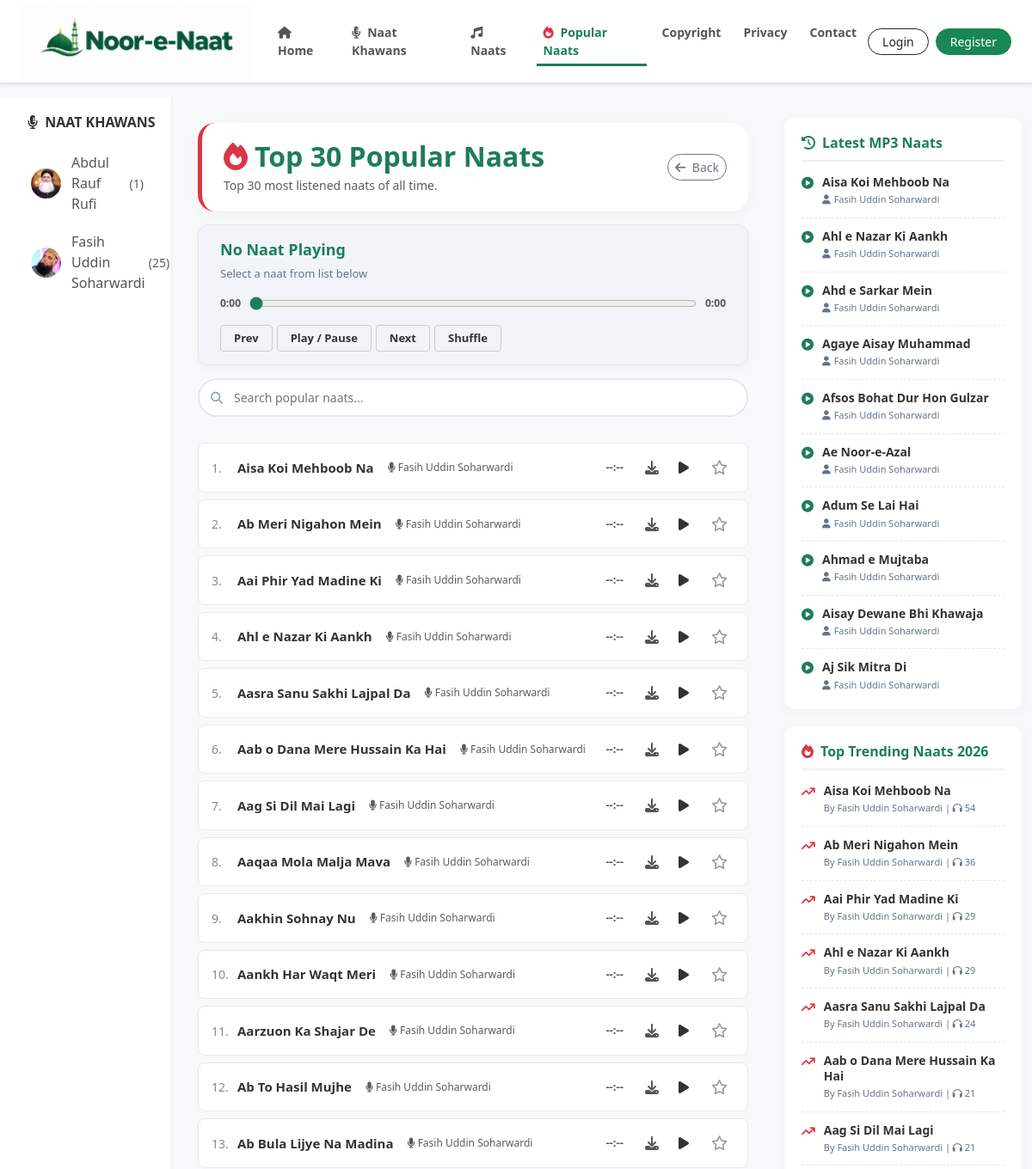
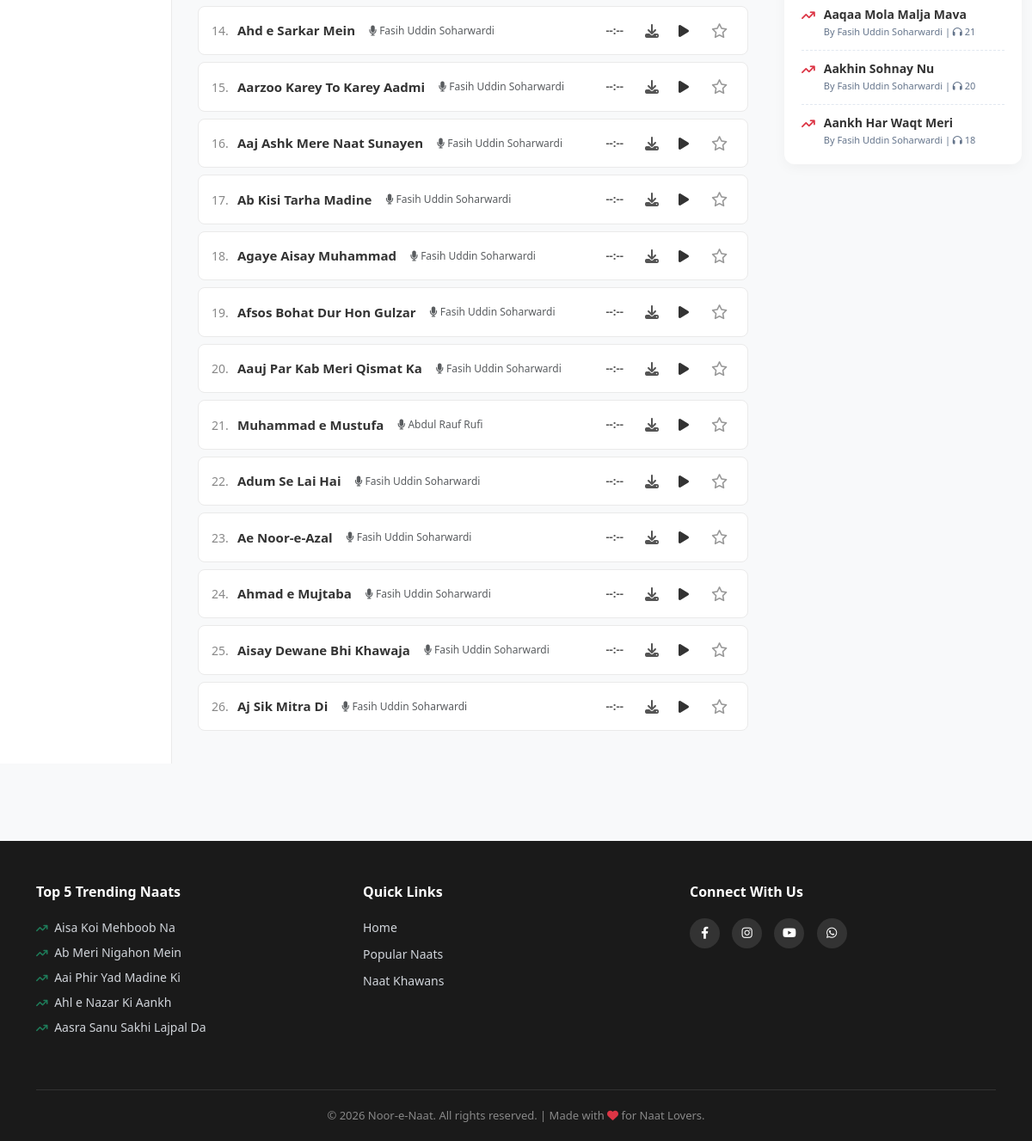
Page /popular/ on the committed database (2 pictures, top to bottom).
### naat_app/models.py (models this page shows, shortened)
class NaatKhawan(models.Model):
    name = models.CharField(max_length=200)
    image = models.ImageField(upload_to='naat_khawan/', blank=True, null=True)

class Naat(models.Model):
    title = models.CharField(max_length=200)
    naat_khawan = models.ForeignKey(NaatKhawan, on_delete=models.CASCADE, related_name='naats')
    audio_file = models.FileField(upload_to='naats/')
    uploaded_at = models.DateTimeField(auto_now_add=True)
    is_live = models.BooleanField(default=True)
    is_popular = models.BooleanField(default=False)
    views = models.IntegerField(default=0, help_text="Kitni dafa suni gayi")

### naat_app/views.py (the view)
# urls.py: path('popular/', views.popular_naats, name='popular_naats'),
def popular_naats(request):
    khawans = NaatKhawan.objects.annotate(
        naat_count=Count('naats', filter=Q(naats__is_live=True))
    ).order_by('id')
    naats = Naat.objects.filter(is_live=True).order_by('-views')[:30]
    favorite_ids = []
    if request.user.is_authenticated:
        favorite_ids = list(Favorite.objects.filter(user=request.user).values_list('naat_id', flat=True))
    latest_naats = Naat.objects.filter(is_live=True).order_by('-uploaded_at')[:10]
    trending_naats = Naat.objects.filter(is_live=True).order_by('-views')[:10]
    context = {
        'naats': naats, 'khawans': khawans, 'latest_naats': latest_naats,
        'trending_naats': trending_naats, 'page_title': "Top 30 Popular Naats",
        'page_subtitle': "Top 30 most listened naats of all time.",
        'favorite_ids': favorite_ids,
    }
    return render(request, 'popular.html', context)

### naat_app/templates/popular.html (shortened to what this page needs)
{% extends 'base.html' %}
{% block content %}
<div class="container-fluid mt-3">
    <div class="row">
        <div class="col-md-3 col-lg-2 sidebar d-none d-md-block">
            <h5><i class="fa-solid fa-microphone-lines me-1"></i> Naat Khawans</h5>
            {% for khawan in khawans %}
                <a href="{% url 'khawan_profile' khawan.id %}" class="khawan-link">
                    {% if khawan.image %}<img src="{{ khawan.image.url }}" class="artist-img-sidebar" alt="{{ khawan.name }}">{% else %}<div class="artist-placeholder-sidebar"><i class="fa-solid fa-user"></i></div>{% endif %}
                    {{ khawan.name }} <span class="ms-1 text-muted small">({{ khawan.naat_count }})</span>
                </a>
            {% endfor %}
        </div>
        <div class="col-12 col-md-6 col-lg-7 main-content">
            <div class="sticky-wrapper">
                <div class="page-header d-flex justify-content-between align-items-center">
                    <div>
                        <h2 class="fw-bold mb-1" style="color: #1e7d5a;"><i class="fa-solid fa-fire text-danger me-2"></i>Top 30 Popular Naats</h2>
                        <p class="text-muted mb-0" style="font-size: 14px;">Top 30 most listened naats of all time.</p>
                    </div>
                    <a href="/" class="btn btn-outline-secondary btn-sm rounded-pill"><i class="fa-solid fa-arrow-left me-1"></i> Back</a>
                </div>
                <div class="top-player">
                    <div class="d-flex justify-content-between align-items-start">
                        <div>
                            <div class="tp-title" id="tp-title">No Naat Playing</div>
                            <div class="tp-artist" id="tp-artist">Select a naat from list below</div>
                        </div>
                    </div>
                    <div class="custom-audio-wrapper mb-3">
                        <span class="audio-time" id="tp-current">0:00</span>
                        <input type="range" id="tp-progress" class="audio-progress" value="0" min="0" max="100" step="0.1">
                        <span class="audio-time" id="tp-duration">0:00</span>
                    </div>
                    <div class="tp-controls d-flex">
                        <button type="button" onclick="tpPrev()">Prev</button>
                        <button type="button" onclick="tpToggle()" id="tp-play-btn">Play / Pause</button>
                        <button type="button" onclick="tpNext()">Next</button>
                        <button type="button" onclick="tpShuffle()" id="tp-shuffle-btn">Shuffle</button>
                    </div>
                </div>
                <div class="search-container">
                    <i class="fa-solid fa-magnifying-glass"></i>
                    <input type="text" id="searchInput" placeholder="Search popular naats..." autocomplete="off">
                </div>
            </div>
            <div class="naat-list-container" id="naatsContainer">
                {% for naat in naats %}
                <div class="naat-list-item"
                     id="naat-card-{{ naat.id }}"
                     data-id="{{ naat.id }}"
                     data-title="{{ naat.title }}"
                     data-artist="{{ naat.naat_khawan.name }}"
                     data-url="{% url 'stream_naat' naat.id %}"
                     onclick="tpPlay({{ naat.id }})">
                    <div class="naat-index">{{ forloop.counter }}.</div>
                    <div class="flex-grow-1 d-flex align-items-center">
                        <p class="naat-title text-truncate mb-0">{{ naat.title }}</p>
                        <span class="text-muted ms-3" style="font-size: 12px;"><i class="fa-solid fa-microphone"></i> {{ naat.naat_khawan.name }}</span>
                    </div>
                    <div class="naat-duration" id="dur-{{ naat.id }}">--:--</div>
                    <div class="d-flex align-items-center gap-2">
                        <a href="{% url 'download_naat' naat.id %}" class="download-icon" onclick="event.stopPropagation();" title="Download">
                            <i class="fa-solid fa-download"></i>
                        </a>
                        <button type="button" class="btn-play-list" onclick="event.stopPropagation(); tpPlay({{ naat.id }});">
                            <i class="fa-solid fa-play"></i>
                        </button>
                        <button type="button" class="fav-btn {% if naat.id in favorite_ids %}active{% endif %}" id="fav-{{ naat.id }}" onclick="event.stopPropagation(); tpToggleFav({{ naat.id }});" title="Add to Favorites">
                            <i class="{% if naat.id in favorite_ids %}fa-solid{% else %}fa-regular{% endif %} fa-star"></i>
                        </button>
                    </div>
                </div>
                {% endfor %}
            </div>
        </div>
        <div class="col-md-3 col-lg-3 d-none d-md-block mt-4">
            <div class="right-widget">
                <h5><i class="fa-solid fa-clock-rotate-left me-2"></i>Latest MP3 Naats</h5>
                {% for l_naat in latest_naats %}
                <div class="widget-item">
                    <i class="fa-solid fa-circle-play widget-icon"></i>
                    <div class="widget-text">
                        <a href="{% url 'naat_detail' l_naat.id %}">{{ l_naat.title }}</a>
                        <small><i class="fa-solid fa-user me-1"></i>{{ l_naat.naat_khawan.name }}</small>
                    </div>
                </div>
                {% endfor %}
            </div>
            <div class="right-widget">
                <h5><i class="fa-solid fa-fire text-danger me-2"></i>Top Trending Naats 2026</h5>
                {% for t_naat in trending_naats %}
                <div class="widget-item">
                    <i class="fa-solid fa-arrow-trend-up text-danger widget-icon"></i>
                    <div class="widget-text">
                        <a href="{% url 'naat_detail' t_naat.id %}">{{ t_naat.title }}</a>
                        <small>By {{ t_naat.naat_khawan.name }} | <i class="fa-solid fa-headphones"></i> {{ t_naat.views }}</small>
                    </div>
                </div>
                {% endfor %}
            </div>
        </div>
    </div>
</div>
{% endblock %}

### naat_app/templates/base.html (shortened to what this page needs)
{% load static %}
<!DOCTYPE html>
<html lang="en">
<head>
    <link href="https://cdn.jsdelivr.net/npm/bootstrap@5.3.0/dist/css/bootstrap.min.css" rel="stylesheet">
    <link rel="stylesheet" href="https://cdnjs.cloudflare.com/ajax/libs/font-awesome/6.4.0/css/all.min.css">
</head>
<body>
    <nav class="navbar navbar-expand-lg sticky-top shadow-sm">
        <div class="container-fluid px-4">
            <a class="navbar-brand d-flex align-items-center" href="/">
                <img src="{% static 'images/logo.png' %}" alt="Noor-e-Naat Logo">
            </a>
            <div class="collapse navbar-collapse" id="navbarNav">
                <ul class="navbar-nav mx-auto">
                    <li class="nav-item">
                        <a class="nav-link {% if request.resolver_match.url_name == 'home' %}active{% endif %}" href="{% url 'home' %}"><i class="fa-solid fa-house me-1"></i> Home</a>
                    </li>
                    <li class="nav-item">
                        <a class="nav-link " href="{% url 'all_naat_khawans' %}"><i class="fa-solid fa-microphone-lines me-1"></i> Naat Khawans</a>
                    </li>
                    <li class="nav-item">
                        <a class="nav-link {% if request.resolver_match.url_name == 'all_naats' %}active{% endif %}" href="{% url 'all_naats' %}"><i class="fa-solid fa-music me-1"></i> Naats</a>
                    </li>
                    <li class="nav-item">
                        <a class="nav-link {% if request.resolver_match.url_name == 'popular_naats' %}active{% endif %}" href="{% url 'popular_naats' %}"><i class="fa-solid fa-fire text-danger me-1"></i> Popular Naats</a>
                    </li>
                    <li class="nav-item"><a class="nav-link {% if request.resolver_match.url_name == 'copyright_page' %}active{% endif %}" href="{% url 'copyright_page' %}">Copyright</a></li>
                    <li class="nav-item"><a class="nav-link {% if request.resolver_match.url_name == 'privacy_page' %}active{% endif %}" href="{% url 'privacy_page' %}">Privacy</a></li>
                    <li class="nav-item"><a class="nav-link {% if request.resolver_match.url_name == 'contact_page' %}active{% endif %}" href="{% url 'contact_page' %}">Contact</a></li>
                </ul>
                <div class="d-flex align-items-center gap-2 mt-3 mt-lg-0">
                    {% if user.is_authenticated %}
                        <div class="dropdown">
                            <button class="btn btn-outline-success btn-sm rounded-pill px-3 dropdown-toggle w-100" type="button" data-bs-toggle="dropdown">
                                <i class="fa-solid fa-user-circle me-1"></i> {{ user.username }}
                            </button>
                            <ul class="dropdown-menu dropdown-menu-end shadow border-0">
                                <li><a class="dropdown-item" href="{% url 'change_password' %}"><i class="fa-solid fa-key me-2 text-muted"></i>Change Password</a></li>
                                <li><hr class="dropdown-divider"></li>
                                <li><a class="dropdown-item text-danger" href="{% url 'logout' %}"><i class="fa-solid fa-right-from-bracket me-2"></i>Logout</a></li>
                            </ul>
                        </div>
                    {% else %}
                        <a href="{% url 'login' %}" class="btn btn-outline-dark btn-sm rounded-pill px-3 w-100">Login</a>
                        <a href="{% url 'register' %}" class="btn btn-success btn-sm rounded-pill px-3 w-100">Register</a>
                    {% endif %}
                </div>
            </div>
        </div>
    </nav>
    <div class="content-wrapper">
        {% block content %}{% endblock %}
    </div>
    <footer class="footer">
        <div class="container">
            <div class="row">
                <div class="col-md-4 mb-4 text-center text-md-start">
                    <h5>Top 5 Trending Naats</h5>
                    {% for t_naat in trending_naats|slice:":5" %}
                        <a href="{% url 'naat_detail' t_naat.id %}?autoplay=1" class="text-truncate d-block" style="max-width: 250px; margin-bottom: 8px; color: #d1d5db;">
                            <i class="fa-solid fa-arrow-trend-up me-1" style="font-size: 12px; color: #1e7d5a;"></i>
                            {{ t_naat.title }}
                        </a>
                    {% empty %}
                        <p class="small text-muted">No trending naats available.</p>
                    {% endfor %}
                </div>
                <div class="col-md-4 mb-4 text-center text-md-start">
                    <h5>Quick Links</h5>
                    <a href="{% url 'home' %}">Home</a>
                    <a href="{% url 'popular_naats' %}">Popular Naats</a>
                    <a href="{% url 'all_naat_khawans' %}">Naat Khawans</a>
                </div>
                <div class="col-md-4 mb-4 text-center text-md-start">
                    <h5>Connect With Us</h5>
                    <div class="social-icons mt-2">
                        <a href="#"><i class="fa-brands fa-facebook-f"></i></a>
                        <a href="#"><i class="fa-brands fa-instagram"></i></a>
                        <a href="#"><i class="fa-brands fa-youtube"></i></a>
                        <a href="#"><i class="fa-brands fa-whatsapp"></i></a>
                    </div>
                </div>
            </div>
            <div class="footer-bottom">
                &copy; 2026 Noor-e-Naat. All rights reserved. | Made with <i class="fa-solid fa-heart text-danger"></i> for Naat Lovers.
            </div>
        </div>
    </footer>
</body>
</html>

### rows in the picture
NaatKhawan: image (picture), name "Abdul Rauf Rufi", naat_count "1"
NaatKhawan: image (picture), name "Fasih Uddin Soharwardi", naat_count "25"
Naat: title "Aisa Koi Mehboob Na", naat_khawan.name "Fasih Uddin Soharwardi", views "54"
Naat: title "Ab Meri Nigahon Mein", naat_khawan.name "Fasih Uddin Soharwardi", views "36"
Naat: title "Aai Phir Yad Madine Ki", naat_khawan.name "Fasih Uddin Soharwardi", views "29"
Naat: title "Ahl e Nazar Ki Aankh", naat_khawan.name "Fasih Uddin Soharwardi", views "29"
Naat: title "Aasra Sanu Sakhi Lajpal Da", naat_khawan.name "Fasih Uddin Soharwardi", views "24"
Naat: title "Aab o Dana Mere Hussain Ka Hai", naat_khawan.name "Fasih Uddin Soharwardi", views "21"
Naat: title "Aag Si Dil Mai Lagi", naat_khawan.name "Fasih Uddin Soharwardi", views "21"
Naat: title "Aaqaa Mola Malja Mava", naat_khawan.name "Fasih Uddin Soharwardi", views "21"
Naat: title "Aakhin Sohnay Nu", naat_khawan.name "Fasih Uddin Soharwardi", views "20"
Naat: title "Aankh Har Waqt Meri", naat_khawan.name "Fasih Uddin Soharwardi", views "18"
Naat: title "Aarzuon Ka Shajar De", naat_khawan.name "Fasih Uddin Soharwardi"
Naat: title "Ab To Hasil Mujhe", naat_khawan.name "Fasih Uddin Soharwardi"
Naat: title "Ab Bula Lijye Na Madina", naat_khawan.name "Fasih Uddin Soharwardi"
Naat: title "Ahd e Sarkar Mein", naat_khawan.name "Fasih Uddin Soharwardi"
Naat: title "Aarzoo Karey To Karey Aadmi", naat_khawan.name "Fasih Uddin Soharwardi"
Naat: title "Aaj Ashk Mere Naat Sunayen", naat_khawan.name "Fasih Uddin Soharwardi"
Naat: title "Ab Kisi Tarha Madine", naat_khawan.name "Fasih Uddin Soharwardi"
Naat: title "Agaye Aisay Muhammad", naat_khawan.name "Fasih Uddin Soharwardi"
Naat: title "Afsos Bohat Dur Hon Gulzar", naat_khawan.name "Fasih Uddin Soharwardi"
Naat: title "Aauj Par Kab Meri Qismat Ka", naat_khawan.name "Fasih Uddin Soharwardi"
Naat: title "Muhammad e Mustufa", naat_khawan.name "Abdul Rauf Rufi"
Naat: title "Adum Se Lai Hai", naat_khawan.name "Fasih Uddin Soharwardi"
Naat: title "Ae Noor-e-Azal", naat_khawan.name "Fasih Uddin Soharwardi"
Naat: title "Ahmad e Mujtaba", naat_khawan.name "Fasih Uddin Soharwardi"
Naat: title "Aisay Dewane Bhi Khawaja", naat_khawan.name "Fasih Uddin Soharwardi"
Naat: title "Aj Sik Mitra Di", naat_khawan.name "Fasih Uddin Soharwardi"
